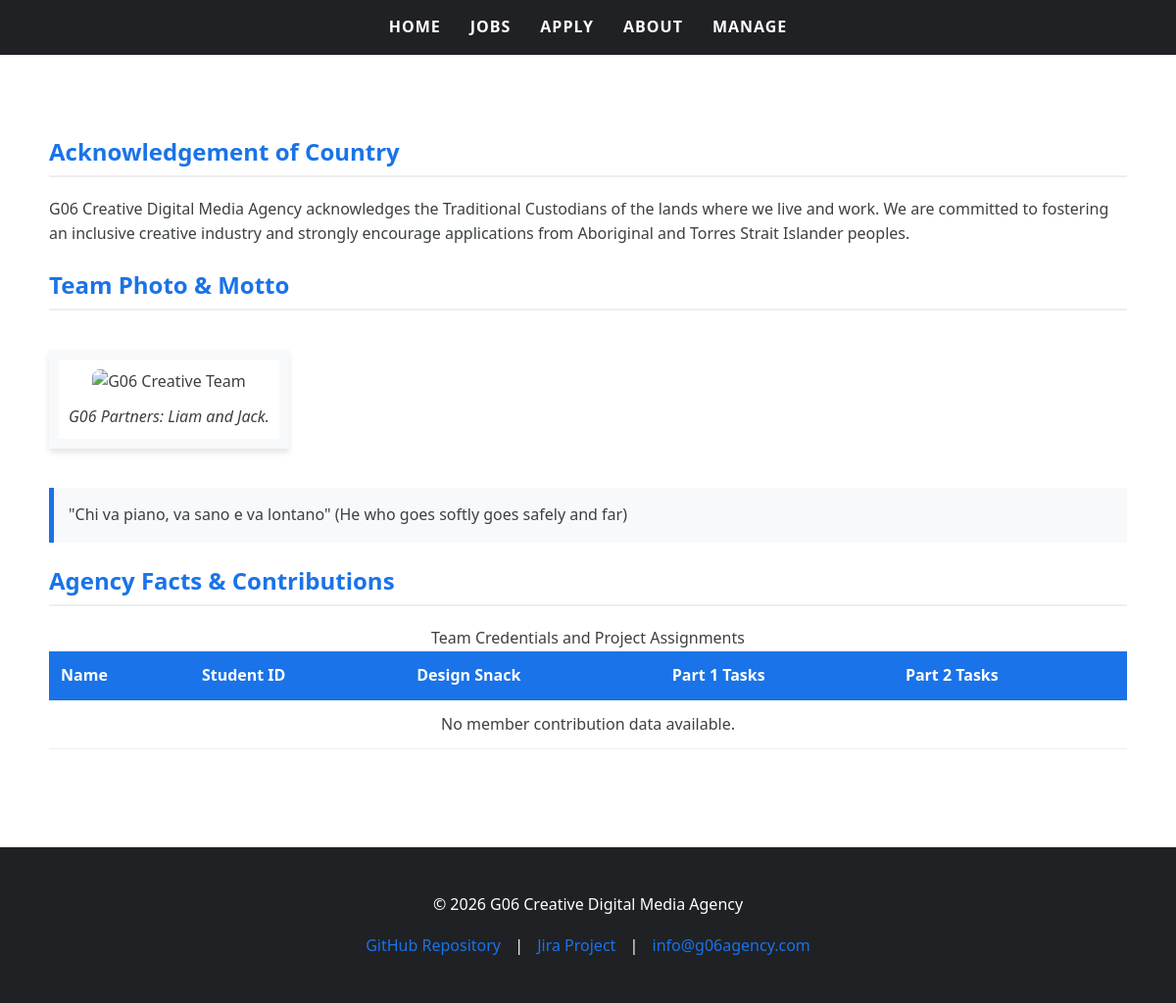
The page /about.php on the database as committed earlier.
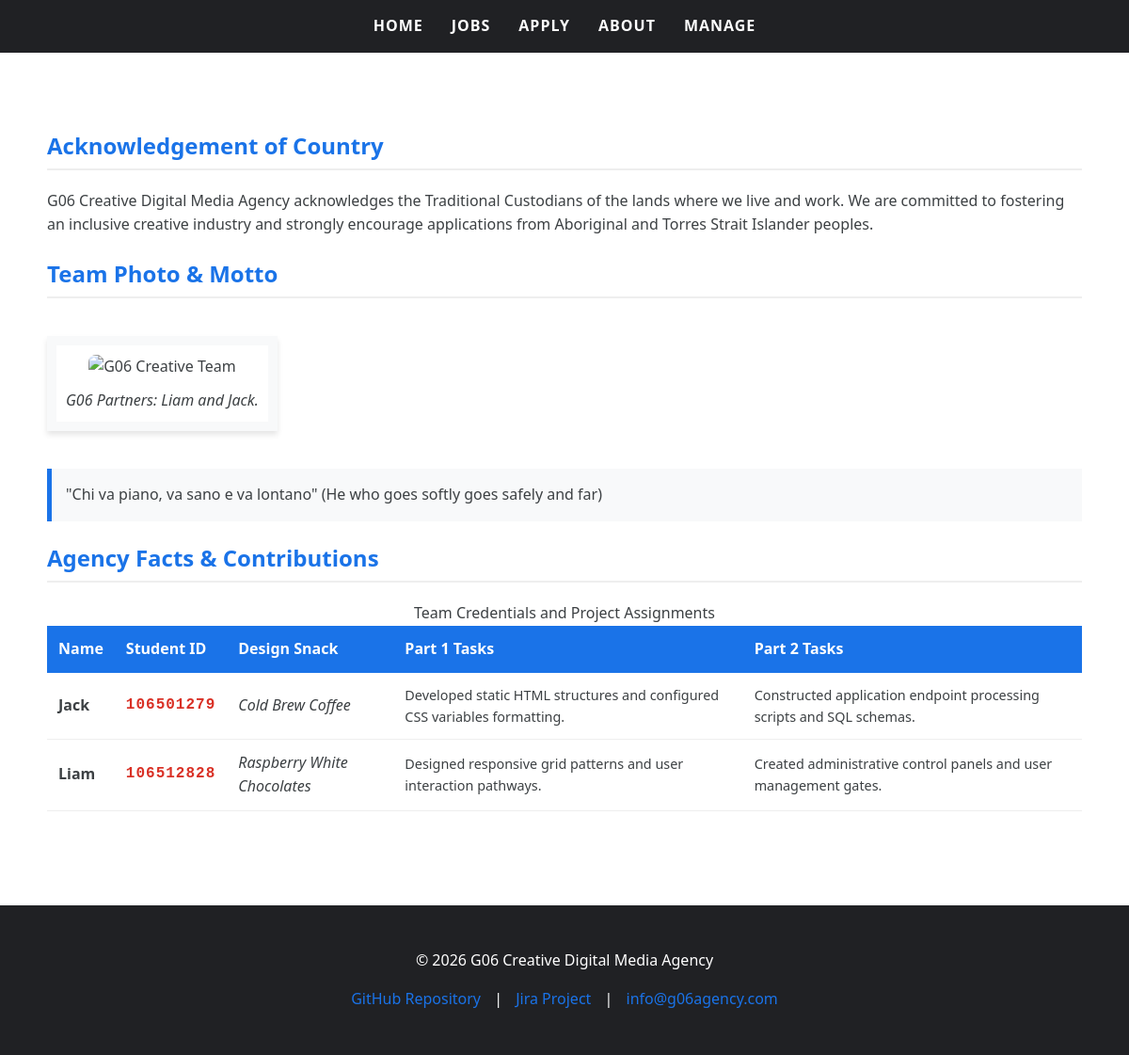
The same page on the database as committed later.
### tables this page shows
CREATE TABLE IF NOT EXISTS about (
  id INT AUTO_INCREMENT PRIMARY KEY,
  name VARCHAR(50) NOT NULL,
  student_id VARCHAR(15) NOT NULL,
  snack VARCHAR(100) NOT NULL,
  part1_contrib TEXT NOT NULL,
  part2_contrib TEXT NOT NULL
);

### about.php (the view, shortened to what this page needs)
<?php
require_once("settings.php");
include_once("header.inc");
$query = "SELECT * FROM about ORDER BY id ASC";
$result = mysqli_query($conn, $query);
?>
<main class="page-container">
  <section class="acknowledgement">
    <h2>Acknowledgement of Country</h2>
    <p>
      G06 Creative Digital Media Agency acknowledges the Traditional Custodians of the lands where we live and work.
      We are committed to fostering an inclusive creative industry and strongly encourage applications from Aboriginal and Torres Strait Islander peoples.
    </p>
  </section>
  <section>
    <h2>Team Photo & Motto</h2>
    <figure class="team-border" style="text-align: center; margin: 20px 0;">
      <img src="images/group-photo.jpg" alt="G06 Creative Team" style="max-width:300px; border-radius:8px;">
      <figcaption style="font-style: italic; margin-top: 10px;">G06 Partners: Liam and Jack.</figcaption>
    </figure>
    <blockquote style="background: #f8f9fa; border-left: 5px solid #1a73e8; padding: 15px; margin: 20px 0;">
      "Chi va piano, va sano e va lontano" (He who goes softly goes safely and far)
    </blockquote>
  </section>
  <section>
    <h2>Agency Facts & Contributions</h2>
    <table style="width: 100%; border-collapse: collapse; margin-top: 20px;">
      <caption>Team Credentials and Project Assignments</caption>
      <thead>
        <tr style="background-color: #1a73e8; color: white;">
          <th style="padding: 12px; text-align: left;">Name</th>
          <th style="padding: 12px; text-align: left;">Student ID</th>
          <th style="padding: 12px; text-align: left;">Design Snack</th>
          <th style="padding: 12px; text-align: left;">Part 1 Tasks</th>
          <th style="padding: 12px; text-align: left;">Part 2 Tasks</th>
        </tr>
      </thead>
      <tbody>
        <?php if ($result && mysqli_num_rows($result) > 0): ?>
          <?php while ($row = mysqli_fetch_assoc($result)): ?>
            <tr style="border-bottom: 1px solid #ddd;">
              <td style="padding: 12px; font-weight: bold;"><?php echo htmlspecialchars($row['name']); ?></td>
              <td style="padding: 12px;" class="id-style"><?php echo htmlspecialchars($row['student_id']); ?></td>
              <td style="padding: 12px; font-style: italic;"><?php echo htmlspecialchars($row['snack']); ?></td>
              <td style="padding: 12px; font-size: 0.9rem;"><?php echo htmlspecialchars($row['part1_contrib']); ?></td>
              <td style="padding: 12px; font-size: 0.9rem;"><?php echo htmlspecialchars($row['part2_contrib']); ?></td>
            </tr>
          <?php endwhile; ?>
        <?php else: ?>
          <tr>
            <td colspan="5" style="padding: 12px; text-align: center;">No member contribution data available.</td>
          </tr>
        <?php endif; ?>
      </tbody>
    </table>
  </section>
</main>
<?php include_once("footer.inc"); ?>

Rows that differ between the two databases and show on the page:
added about: name "Jack", student "106501279", snack "Cold Brew Coffee", part1_contrib "Developed static HTML structures and configured CSS variables formatting.", part2_contrib "Constructed application endpoint processing scripts and SQL schemas."
added about: name "Liam", student "106512828", snack "Raspberry White Chocolates", part1_contrib "Designed responsive grid patterns and user interaction pathways.", part2_contrib "Created administrative control panels and user management gates."
Other text that changed with them:
text no longer shown: "No member contribution data available."
